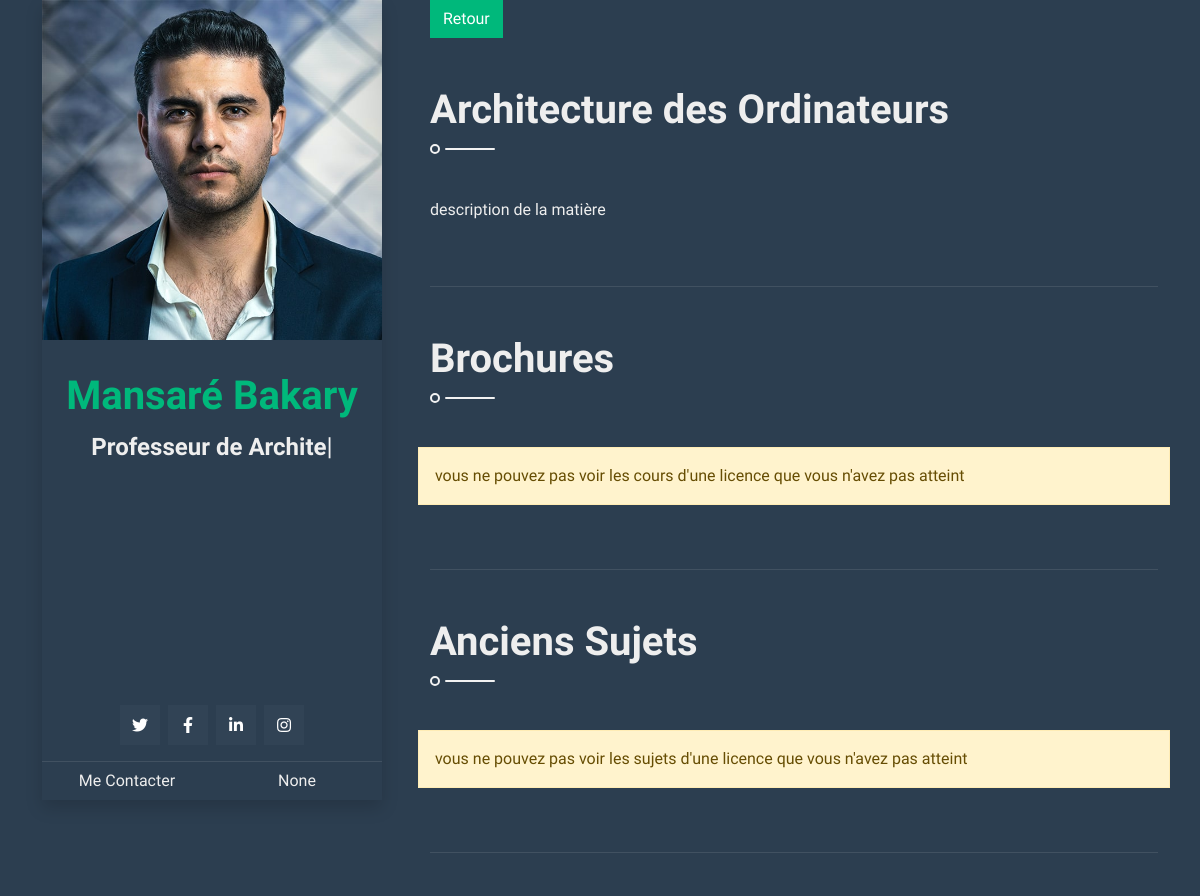
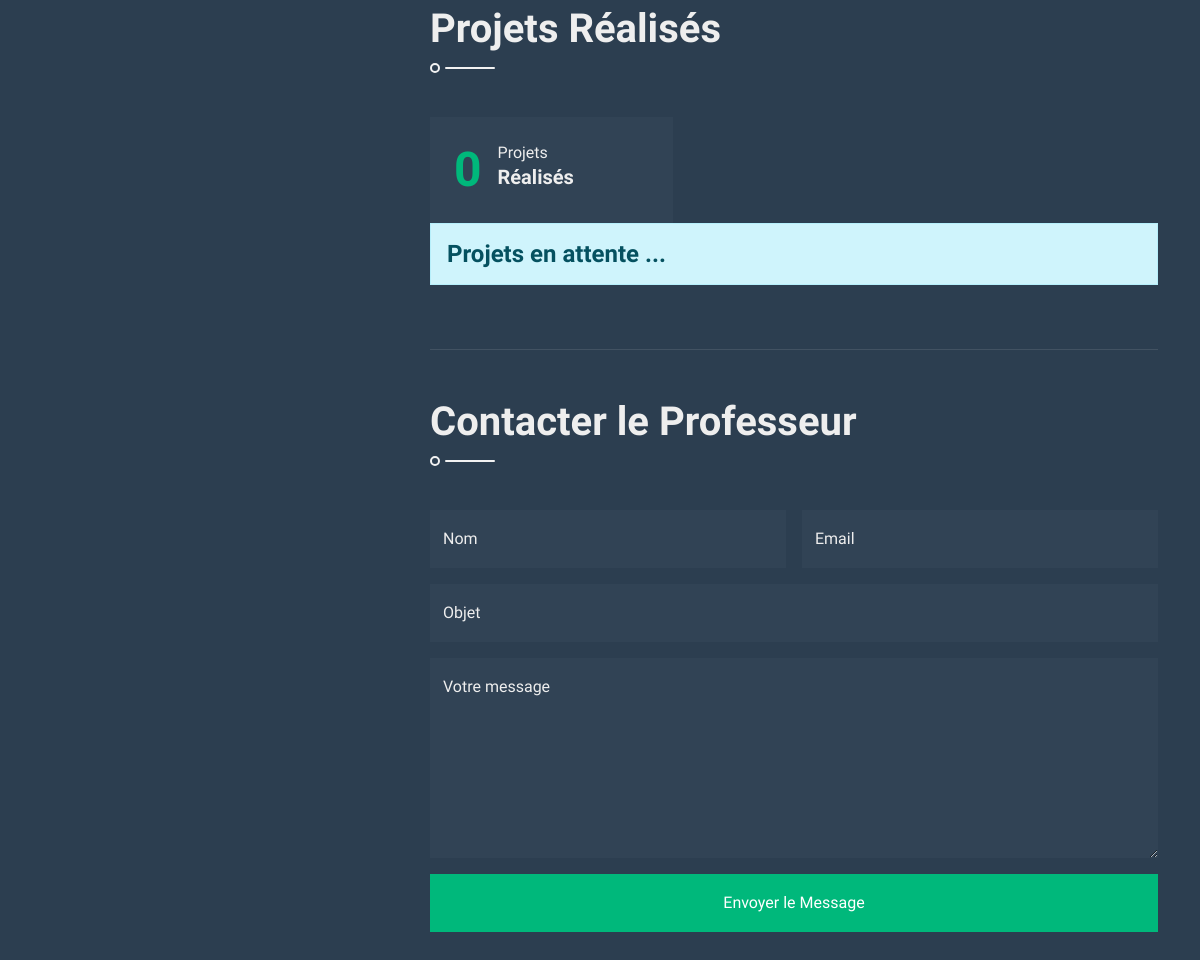
Page /details_cours/architecture-des-ordinateurs/ (signed in) on the committed database (2 pictures, top to bottom).
### Application/models.py (models this page shows, shortened)
class Professeur(models.Model):
    user = models.OneToOneField(User, on_delete=models.CASCADE, blank=True, null=True)
    titre =models.CharField(max_length=4,choices=(("Dr.","Dr."),
                                     ("Mr.","Mr."),
                                     ("Pr.","Pr."),
                                     ("Mme.","Mme.")
                                     ))
    description = models.TextField()  #ici quelques description du professeur et de la matière/des patières qu'il enseigne
    tel = models.CharField(max_length=50,blank=True, null=True)
    competence = models.TextField( blank=True, null=True)
    photo_profile = models.ImageField(upload_to="img_profile_prof", blank=True, null=True)

class Matiere(models.Model):
    libele = models.CharField(max_length=255)
    slug = models.SlugField()
    semestre = models.ForeignKey(Semestre, on_delete=models.CASCADE)
    professeur = models.ForeignKey(Professeur, on_delete=models.CASCADE)
    departement = models.ForeignKey(Departement, on_delete=models.CASCADE)
    description = models.TextField(default="description de la matière")
    image = models.ImageField(upload_to="image_matiere", blank=True, null=True)

### Application/views.py (the view)
# urls.py: path("details_cours/<str:slug>/",programme_details,name="detail_cour"),
def programme_details(request, slug):
    programme = get_object_or_404(Matiere, slug=slug)
    brochures = Brochure.objects.filter(matiere=programme)
    projets = Projets.objects.filter(matiere=programme) #les projets réalisés dans la matières
    sujets = AncienSujets.objects.filter(matiere=programme) #les anciens sujets de la matière
    professeur = programme.professeur
    nombre_de_projets = len(projets)
    annee_dispo = {sujet.annee for sujet in sujets}
    context = {
        "cour": programme,
        "brochures": brochures,
        "professeur": professeur,
        "projets": projets,
        "sujets": sujets,
        "nb_projet":nombre_de_projets,
        "annee_dispo": list(annee_dispo),
        }
    return render(request, 'cours/detailCours/detail.html',context)

### Application/templates/cours/detailCours/detail.html (shortened to what this page needs)
<!DOCTYPE html>
{% load static %}
<html lang="fr">
    <head>
        <link href="https://cdnjs.cloudflare.com/ajax/libs/font-awesome/5.10.0/css/all.min.css" rel="stylesheet">
        <link href="https://cdn.jsdelivr.net/npm/bootstrap-icons@1.4.1/font/bootstrap-icons.css" rel="stylesheet">
        <link href="{% static 'detailCours/lib/owlcarousel/assets/owl.carousel.min.css' %}" rel="stylesheet">
        <link href="{% static 'detailCours/lib/lightbox/css/lightbox.min.css' %}" rel="stylesheet">
        <link href="{% static 'detailCours/lib/animate/animate.min.css' %}" rel="stylesheet">
        <link href="{% static 'detailCours/css/bootstrap.min.css' %}" rel="stylesheet">
        <link href="{% static 'detailCours/css/style.css' %}" rel="stylesheet">
    </head>
    <body>
        <div class="container">
            <div class="row g-5">
                <div class="col-lg-4 sticky-lg-top vh-100">
                    <div class="d-flex flex-column h-100 text-center overflow-auto shadow">
                        {% if professeur.photo_profile %}
                        <img class="w-100 img-fluid mb-4" src="{{professeur.photo_profile.url}}" alt="Image">
                        {% else %}
                        <img class="w-100 img-fluid mb-4" src="{% static 'detailCours/img/profile.jpg' %}" alt="Image">
                        {% endif %}
                        <h1 class="text-primary mt-2">{{professeur.user.last_name}} {{professeur.user.first_name}}</h1>
                        <div class="mb-4" style="height: 22px;">
                            <h4 class="typed-text-output d-inline-block text-light"></h4>
                        </div>
                        <div class="d-flex justify-content-center mt-auto mb-3">
                            <a class="btn btn-secondary btn-square mx-1" href="#"><i class="fab fa-twitter"></i></a>
                            <a class="btn btn-secondary btn-square mx-1" href="#"><i class="fab fa-facebook-f"></i></a>
                            <a class="btn btn-secondary btn-square mx-1" href="#"><i class="fab fa-linkedin-in"></i></a>
                            <a class="btn btn-secondary btn-square mx-1" href="#"><i class="fab fa-instagram"></i></a>
                        </div>
                        <div class="d-flex align-items-end justify-content-between border-top">
                            <a href="#contact" class="btn w-50 btn-scroll">Me Contacter</a>
                            <a href="#contact" class="btn w-50 btn-scroll">{{cour.professeur.tel}}</a>
                        </div>
                    </div>
                </div>
                <div class="col-lg-8">
                    <a href="{% url 'cours' %}" class="btn btn-primary">Retour</a>
                    <section class="py-5 border-bottom wow fadeInUp" data-wow-delay="0.1s">
                        <h1 class="title pb-3 mb-5">{{cour.libele}}</h1>
                        <p>{{cour.description}}</p>
                    </section>
                    <section class="py-5 border-bottom wow fadeInUp" data-wow-delay="0.1s">
                        <h1 class="title pb-3 mb-5">Brochures</h1>
                        {% if user.is_authenticated %}
                        <div class="row g-4">
                        {% if user.etudiant.licence.numero < cour.semestre.licence.numero %}
                        <p class="alert alert-warning">vous ne pouvez pas voir les cours d'une licence que vous n'avez pas atteint</p>
                        {% endif %}
                        </div>
                        {% else %}
                        <h3 class="alert alert-warning">Cet contenu est reservé aux utilisateurs authentifiés</h3>
                        {% endif %}
                    </section>
                    <section class="py-5 border-bottom wow fadeInUp" data-wow-delay="0.1s">
                        <h1 class="title pb-3 mb-5">Anciens Sujets</h1>
                        {% if user.is_authenticated %}
                        <div class="row">
                        {% if user.etudiant.licence.numero < cour.semestre.licence.numero %}
                        <p class="alert alert-warning">vous ne pouvez pas voir les sujets d'une licence que vous n'avez pas atteint</p>
                        {% endif %}
                        </div>
                        {% else %}
                        <h3 class="alert alert-warning">Cet contenu est reservé aux utilisateurs authentifiés</h3>
                        {% endif %}
                    </section>
                    <section class="py-5 border-bottom wow fadeInUp" data-wow-delay="0.1s">
                        <h1 class="title pb-3 mb-5">Projets Réalisés</h1>
                        <div class="col-md-4 col-lg-6 col-xl-4">
                            <div class="d-flex bg-secondary p-4">
                                <h1 class="flex-shrink-0 display-5 text-primary mb-0" data-toggle="counter-up">{{nb_projet}}</h1>
                                <div class="ps-3">
                                    <p class="mb-0">Projets</p>
                                    <h5 class="mb-0">Réalisés</h5>
                                </div>
                            </div>
                        </div>
                        <div class="owl-carousel testimonial-carousel">
                            <div class="text-left">
                                {% if projets %}
                                {% for projet in projets %}
                                    <i class="fa fa-3x fas fa-check-double text-primary mb-4"></i>
                                    <p class="fs-4 mb-4">{{projet.description}}</p>
                                    <div class="d-flex align-items-center">
                                        <i class="img-fluid fas fa-briefcase fa-4x" style="width: 60px; height: 60px;"></i>
                                        <div class="ps-3">
                                            <p class="text-primary fs-5 mb-1">{{projet.titre}}</p>
                                            {% if projet.lien %}
                                            Lien: <i>{{projet.lien}}</i>
                                            {% endif %}
                                            <a class="btn btn-primary" href="#">Membres</a>
                                        </div>
                                    </div>
                                {% endfor %}
                                {% else %}
                                <h4 class="alert alert-info rounded">Projets en attente ...</h4>
                                {% endif %}
                            </div>
                        </div>
                    </section>
                    <section class="py-5 wow fadeInUp" data-wow-delay="0.1s" id="contact">
                        <h1 class="title pb-3 mb-5">Contacter le Professeur</h1>
                        <form>
                            <div class="row g-3">
                                <div class="col-md-6">
                                    <div class="form-floating">
                                        <input type="text" class="form-control border-0 bg-secondary" id="name" placeholder="Votre nom complet">
                                        <label for="name">Nom</label>
                                    </div>
                                </div>
                                <div class="col-md-6">
                                    <div class="form-floating">
                                        <input type="email" class="form-control border-0 bg-secondary" id="email" placeholder="Votre email">
                                        <label for="email">Email</label>
                                    </div>
                                </div>
                                <div class="col-12">
                                    <div class="form-floating">
                                        <input type="text" class="form-control border-0 bg-secondary" id="subject" placeholder="le sujet de votre message">
                                        <label for="subject">Objet</label>
                                    </div>
                                </div>
                                <div class="col-12">
                                    <div class="form-floating">
                                        <textarea class="form-control border-0 bg-secondary" placeholder="Ecrivez votre message ici" id="message" style="height: 200px"></textarea>
                                        <label for="message">Votre message</label>
                                    </div>
                                </div>
                                <div class="col-12">
                                    <button class="btn btn-primary w-100 py-3" type="submit">Envoyer le Message</button>
                                </div>
                            </div>
                        </form>
                    </section>
                </div>
            </div>
        </div>
    </body>
</html>

### Application/static/detailCours/css/style.css (style rules this page uses)
:root { --primary: #007bff;; --secondary: #314355; --light: #F2F2F2; --dark: #2C3E50; }
.btn-square { width: 40px; height: 40px; }
.btn-square, .btn-sm-square, .btn-lg-square { padding: 0; display: flex; align-items: center; justify-content: center; }
.btn.btn-primary { color: #FFFFFF; }
.title { position: relative; }
.title::before { position: absolute; content: ""; width: 10px; height: 10px; bottom: -4px; left: 0; border: 2px solid var(--light); border-radius: 10px; }
.title::after { position: absolute; content: ""; width: 50px; height: 2px; bottom: 0; left: 15px; border-radius: 2px; background: var(--light); }

### rows in the picture
Professeur: user.last_name "Mansaré", user.first_name "Bakary"
Matiere: professeur.tel "None", libele "Architecture des Ordinateurs", description "description de la matière"

### other values in the picture
{{ nb_projet }} "0"
